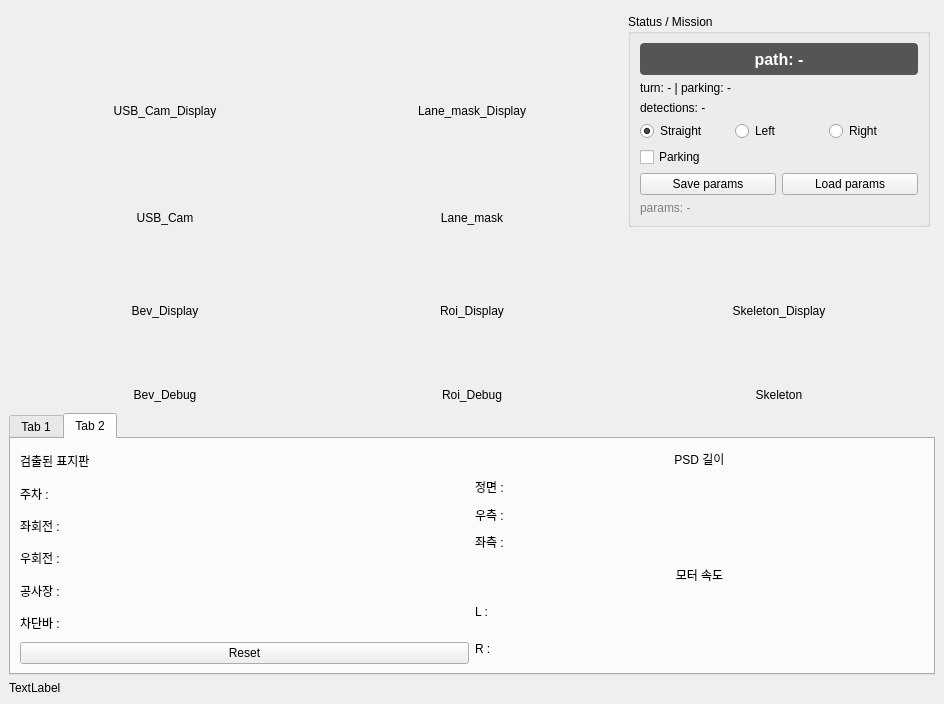
<?xml version="1.0" encoding="UTF-8"?>
<ui version="4.0">
 <class>MainWindowDesign</class>
 <widget class="QMainWindow" name="MainWindowDesign">
  <property name="geometry">
   <rect>
    <x>0</x>
    <y>0</y>
    <width>944</width>
    <height>704</height>
   </rect>
  </property>
  <property name="windowTitle">
   <string>QRosApp</string>
  </property>
  <property name="windowIcon">
   <iconset resource="../resources/images.qrc">
    <normaloff>:/images/icon.png</normaloff>:/images/icon.png</iconset>
  </property>
  <property name="locale">
   <locale language="English" country="Australia"/>
  </property>
  <widget class="QWidget" name="centralwidget">
   <layout class="QGridLayout" name="gridLayout_22">
    <item row="0" column="0">
     <layout class="QGridLayout" name="gridLayout_10" rowstretch="10,0,0">
      <item row="0" column="0">
       <layout class="QGridLayout" name="gridLayout_7">
        <property name="leftMargin">
         <number>5</number>
        </property>
        <property name="topMargin">
         <number>5</number>
        </property>
        <property name="rightMargin">
         <number>5</number>
        </property>
        <property name="bottomMargin">
         <number>5</number>
        </property>
        <property name="horizontalSpacing">
         <number>5</number>
        </property>
        <item row="0" column="0">
         <layout class="QGridLayout" name="gridLayout" rowstretch="10,1">
          <item row="0" column="0">
           <widget class="QLabel" name="displayUsb">
            <property name="text">
             <string>USB_Cam_Display</string>
            </property>
            <property name="alignment">
             <set>Qt::AlignmentFlag::AlignCenter</set>
            </property>
           </widget>
          </item>
          <item row="1" column="0">
           <widget class="QLabel" name="labelUsb">
            <property name="text">
             <string>USB_Cam</string>
            </property>
            <property name="alignment">
             <set>Qt::AlignmentFlag::AlignCenter</set>
            </property>
           </widget>
          </item>
         </layout>
        </item>
        <item row="0" column="1">
         <layout class="QGridLayout" name="gridLayout_2" rowstretch="10,1">
          <item row="0" column="0">
           <widget class="QLabel" name="displayMask">
            <property name="text">
             <string>Lane_mask_Display</string>
            </property>
            <property name="alignment">
             <set>Qt::AlignmentFlag::AlignCenter</set>
            </property>
           </widget>
          </item>
          <item row="1" column="0">
           <widget class="QLabel" name="labelMask">
            <property name="text">
             <string>Lane_mask</string>
            </property>
            <property name="alignment">
             <set>Qt::AlignmentFlag::AlignCenter</set>
            </property>
           </widget>
          </item>
         </layout>
        </item>
        <item row="0" column="2">
         <widget class="QGroupBox" name="groupStatus">
          <property name="title">
           <string>Status / Mission</string>
          </property>
          <layout class="QVBoxLayout" name="verticalLayoutStatus">
           <item>
            <widget class="QLabel" name="labelPathSource">
             <property name="minimumSize">
              <size>
               <width>0</width>
               <height>32</height>
              </size>
             </property>
             <property name="styleSheet">
              <string>font-size: 16px; font-weight: bold; border-radius: 4px; background: #555; color: white;</string>
             </property>
             <property name="text">
              <string>path: -</string>
             </property>
             <property name="alignment">
              <set>Qt::AlignmentFlag::AlignCenter</set>
             </property>
            </widget>
           </item>
           <item>
            <widget class="QLabel" name="labelMission">
             <property name="text">
              <string>turn: - | parking: -</string>
             </property>
            </widget>
           </item>
           <item>
            <widget class="QLabel" name="labelDetections">
             <property name="sizePolicy">
              <sizepolicy hsizetype="Preferred" vsizetype="Expanding">
               <horstretch>0</horstretch>
               <verstretch>1</verstretch>
              </sizepolicy>
             </property>
             <property name="text">
              <string>detections: -</string>
             </property>
             <property name="alignment">
              <set>Qt::AlignmentFlag::AlignLeading|Qt::AlignmentFlag::AlignLeft|Qt::AlignmentFlag::AlignTop</set>
             </property>
             <property name="wordWrap">
              <bool>true</bool>
             </property>
            </widget>
           </item>
           <item>
            <layout class="QHBoxLayout" name="horizontalLayoutTurn">
             <item>
              <widget class="QRadioButton" name="radioTurnStraight">
               <property name="text">
                <string>Straight</string>
               </property>
               <property name="checked">
                <bool>true</bool>
               </property>
              </widget>
             </item>
             <item>
              <widget class="QRadioButton" name="radioTurnLeft">
               <property name="text">
                <string>Left</string>
               </property>
              </widget>
             </item>
             <item>
              <widget class="QRadioButton" name="radioTurnRight">
               <property name="text">
                <string>Right</string>
               </property>
              </widget>
             </item>
            </layout>
           </item>
           <item>
            <widget class="QCheckBox" name="checkParking">
             <property name="text">
              <string>Parking</string>
             </property>
            </widget>
           </item>
           <item>
            <layout class="QHBoxLayout" name="horizontalLayoutParams">
             <item>
              <widget class="QPushButton" name="btnSaveParams">
               <property name="text">
                <string>Save params</string>
               </property>
              </widget>
             </item>
             <item>
              <widget class="QPushButton" name="btnLoadParams">
               <property name="text">
                <string>Load params</string>
               </property>
              </widget>
             </item>
            </layout>
           </item>
           <item>
            <widget class="QLabel" name="labelParamFile">
             <property name="styleSheet">
              <string>color: gray;</string>
             </property>
             <property name="text">
              <string>params: -</string>
             </property>
            </widget>
           </item>
          </layout>
         </widget>
        </item>
        <item row="1" column="0">
         <layout class="QGridLayout" name="gridLayout_4" rowstretch="10,0">
          <item row="0" column="0">
           <widget class="QLabel" name="displayBev">
            <property name="text">
             <string>Bev_Display</string>
            </property>
            <property name="alignment">
             <set>Qt::AlignmentFlag::AlignCenter</set>
            </property>
           </widget>
          </item>
          <item row="1" column="0">
           <widget class="QLabel" name="labelDisplay_4">
            <property name="text">
             <string>Bev_Debug</string>
            </property>
            <property name="alignment">
             <set>Qt::AlignmentFlag::AlignCenter</set>
            </property>
           </widget>
          </item>
         </layout>
        </item>
        <item row="1" column="1">
         <layout class="QGridLayout" name="gridLayout_5" rowstretch="10,0">
          <item row="1" column="0">
           <widget class="QLabel" name="labelDisplay_5">
            <property name="text">
             <string>Roi_Debug</string>
            </property>
            <property name="alignment">
             <set>Qt::AlignmentFlag::AlignCenter</set>
            </property>
           </widget>
          </item>
          <item row="0" column="0">
           <widget class="QLabel" name="displayRoi">
            <property name="text">
             <string>Roi_Display</string>
            </property>
            <property name="alignment">
             <set>Qt::AlignmentFlag::AlignCenter</set>
            </property>
           </widget>
          </item>
         </layout>
        </item>
        <item row="1" column="2">
         <layout class="QGridLayout" name="gridLayout_6" rowstretch="10,0">
          <item row="0" column="0">
           <widget class="QLabel" name="displaySkel">
            <property name="text">
             <string>Skeleton_Display</string>
            </property>
            <property name="alignment">
             <set>Qt::AlignmentFlag::AlignCenter</set>
            </property>
           </widget>
          </item>
          <item row="1" column="0">
           <widget class="QLabel" name="labelDisplay_6">
            <property name="text">
             <string>Skeleton</string>
            </property>
            <property name="alignment">
             <set>Qt::AlignmentFlag::AlignCenter</set>
            </property>
           </widget>
          </item>
         </layout>
        </item>
       </layout>
      </item>
      <item row="2" column="0">
       <widget class="QLabel" name="display_enther">
        <property name="text">
         <string>TextLabel</string>
        </property>
       </widget>
      </item>
      <item row="1" column="0">
       <widget class="QTabWidget" name="tabWidget">
        <property name="currentIndex">
         <number>1</number>
        </property>
        <widget class="QWidget" name="tab">
         <attribute name="title">
          <string>Tab 1</string>
         </attribute>
         <layout class="QGridLayout" name="gridLayout_3">
          <item row="0" column="0">
           <layout class="QGridLayout" name="gridLayout_9" columnstretch="1,8">
            <item row="0" column="0">
             <layout class="QVBoxLayout" name="verticalLayout">
              <item>
               <widget class="QRadioButton" name="radioBtnWhiteLine">
                <property name="text">
                 <string>White_line</string>
                </property>
               </widget>
              </item>
              <item>
               <widget class="QRadioButton" name="radioBtnYellowLine">
                <property name="text">
                 <string>Yellow_line</string>
                </property>
               </widget>
              </item>
              <item>
               <widget class="QRadioButton" name="radioBtn1">
                <property name="text">
                 <string>but1</string>
                </property>
               </widget>
              </item>
              <item>
               <widget class="QRadioButton" name="radioBtn2">
                <property name="text">
                 <string>but2</string>
                </property>
               </widget>
              </item>
             </layout>
            </item>
            <item row="0" column="1">
             <layout class="QGridLayout" name="gridLayout_8">
              <item row="2" column="0">
               <widget class="QLabel" name="textLabelLow">
                <property name="text">
                 <string>Low</string>
                </property>
               </widget>
              </item>
              <item row="1" column="6">
               <widget class="QLabel" name="dispaly_Value_High">
                <property name="minimumSize">
                 <size>
                  <width>40</width>
                  <height>0</height>
                 </size>
                </property>
                <property name="text">
                 <string>000</string>
                </property>
                <property name="alignment">
                 <set>Qt::AlignmentFlag::AlignLeading|Qt::AlignmentFlag::AlignLeft|Qt::AlignmentFlag::AlignVCenter</set>
                </property>
               </widget>
              </item>
              <item row="0" column="3">
               <widget class="QLabel" name="textLabelSaturation">
                <property name="text">
                 <string>Saturation</string>
                </property>
                <property name="alignment">
                 <set>Qt::AlignmentFlag::AlignCenter</set>
                </property>
               </widget>
              </item>
              <item row="0" column="1">
               <widget class="QLabel" name="textLabelHue">
                <property name="text">
                 <string>Hue</string>
                </property>
                <property name="alignment">
                 <set>Qt::AlignmentFlag::AlignCenter</set>
                </property>
               </widget>
              </item>
              <item row="0" column="5">
               <widget class="QLabel" name="textLabelValue">
                <property name="text">
                 <string>Value</string>
                </property>
                <property name="alignment">
                 <set>Qt::AlignmentFlag::AlignCenter</set>
                </property>
               </widget>
              </item>
              <item row="1" column="3">
               <widget class="QSlider" name="sliderSaturationHigh">
                <property name="maximum">
                 <number>255</number>
                </property>
                <property name="orientation">
                 <enum>Qt::Orientation::Horizontal</enum>
                </property>
               </widget>
              </item>
              <item row="0" column="4">
               <widget class="QWidget" name="emptyWidget_3" native="true"/>
              </item>
              <item row="2" column="3">
               <widget class="QSlider" name="sliderSaturationLow">
                <property name="maximum">
                 <number>255</number>
                </property>
                <property name="orientation">
                 <enum>Qt::Orientation::Horizontal</enum>
                </property>
               </widget>
              </item>
              <item row="1" column="4">
               <widget class="QLabel" name="dispaly_Saturation_High">
                <property name="minimumSize">
                 <size>
                  <width>40</width>
                  <height>0</height>
                 </size>
                </property>
                <property name="text">
                 <string>000</string>
                </property>
                <property name="alignment">
                 <set>Qt::AlignmentFlag::AlignLeading|Qt::AlignmentFlag::AlignLeft|Qt::AlignmentFlag::AlignVCenter</set>
                </property>
               </widget>
              </item>
              <item row="1" column="2">
               <widget class="QLabel" name="dispaly_Hue_High">
                <property name="minimumSize">
                 <size>
                  <width>40</width>
                  <height>0</height>
                 </size>
                </property>
                <property name="text">
                 <string>000</string>
                </property>
                <property name="alignment">
                 <set>Qt::AlignmentFlag::AlignLeading|Qt::AlignmentFlag::AlignLeft|Qt::AlignmentFlag::AlignVCenter</set>
                </property>
               </widget>
              </item>
              <item row="2" column="6">
               <widget class="QLabel" name="dispaly_Value_Low">
                <property name="minimumSize">
                 <size>
                  <width>40</width>
                  <height>0</height>
                 </size>
                </property>
                <property name="text">
                 <string>000</string>
                </property>
                <property name="alignment">
                 <set>Qt::AlignmentFlag::AlignLeading|Qt::AlignmentFlag::AlignLeft|Qt::AlignmentFlag::AlignVCenter</set>
                </property>
               </widget>
              </item>
              <item row="0" column="0">
               <widget class="QWidget" name="emptyWidget_1" native="true"/>
              </item>
              <item row="2" column="5">
               <widget class="QSlider" name="sliderValueLow">
                <property name="maximum">
                 <number>255</number>
                </property>
                <property name="orientation">
                 <enum>Qt::Orientation::Horizontal</enum>
                </property>
               </widget>
              </item>
              <item row="0" column="6">
               <widget class="QWidget" name="emptyWidget_4" native="true"/>
              </item>
              <item row="1" column="5">
               <widget class="QSlider" name="sliderValueHigh">
                <property name="maximum">
                 <number>255</number>
                </property>
                <property name="orientation">
                 <enum>Qt::Orientation::Horizontal</enum>
                </property>
               </widget>
              </item>
              <item row="2" column="1">
               <widget class="QSlider" name="sliderHueLow">
                <property name="maximum">
                 <number>179</number>
                </property>
                <property name="orientation">
                 <enum>Qt::Orientation::Horizontal</enum>
                </property>
               </widget>
              </item>
              <item row="2" column="4">
               <widget class="QLabel" name="dispaly_Saturation_Low">
                <property name="minimumSize">
                 <size>
                  <width>40</width>
                  <height>0</height>
                 </size>
                </property>
                <property name="text">
                 <string>000</string>
                </property>
                <property name="alignment">
                 <set>Qt::AlignmentFlag::AlignLeading|Qt::AlignmentFlag::AlignLeft|Qt::AlignmentFlag::AlignVCenter</set>
                </property>
               </widget>
              </item>
              <item row="1" column="1">
               <widget class="QSlider" name="sliderHueHigh">
                <property name="maximum">
                 <number>179</number>
                </property>
                <property name="orientation">
                 <enum>Qt::Orientation::Horizontal</enum>
                </property>
               </widget>
              </item>
              <item row="1" column="0">
               <widget class="QLabel" name="textLabelHigh">
                <property name="text">
                 <string>High</string>
                </property>
               </widget>
              </item>
              <item row="0" column="2">
               <widget class="QWidget" name="emptyWidget_2" native="true"/>
              </item>
              <item row="2" column="2">
               <widget class="QLabel" name="dispaly_Hue_Low">
                <property name="minimumSize">
                 <size>
                  <width>40</width>
                  <height>0</height>
                 </size>
                </property>
                <property name="text">
                 <string>000</string>
                </property>
                <property name="alignment">
                 <set>Qt::AlignmentFlag::AlignLeading|Qt::AlignmentFlag::AlignLeft|Qt::AlignmentFlag::AlignVCenter</set>
                </property>
               </widget>
              </item>
             </layout>
            </item>
           </layout>
          </item>
          <item row="1" column="0">
           <layout class="QGridLayout" name="gridLayout_15" columnstretch="1,8,0">
            <item row="0" column="0">
             <layout class="QVBoxLayout" name="verticalLayout_2">
              <item>
               <layout class="QGridLayout" name="gridLayout_12" columnstretch="5,3">
                <item row="0" column="1">
                 <widget class="QSpinBox" name="spinMorphOpen">
                  <property name="minimum">
                   <number>1</number>
                  </property>
                  <property name="maximum">
                   <number>15</number>
                  </property>
                  <property name="singleStep">
                   <number>2</number>
                  </property>
                 </widget>
                </item>
                <item row="0" column="0">
                 <widget class="QLabel" name="textLabelMorphOpen">
                  <property name="text">
                   <string>morph : open</string>
                  </property>
                  <property name="alignment">
                   <set>Qt::AlignmentFlag::AlignCenter</set>
                  </property>
                 </widget>
                </item>
               </layout>
              </item>
              <item>
               <layout class="QGridLayout" name="gridLayout_13" columnstretch="5,3">
                <item row="0" column="0">
                 <widget class="QLabel" name="textLabelMorphClose">
                  <property name="text">
                   <string>morph : close</string>
                  </property>
                  <property name="alignment">
                   <set>Qt::AlignmentFlag::AlignCenter</set>
                  </property>
                 </widget>
                </item>
                <item row="0" column="1">
                 <widget class="QSpinBox" name="spinMorphClose">
                  <property name="minimum">
                   <number>1</number>
                  </property>
                  <property name="maximum">
                   <number>31</number>
                  </property>
                  <property name="singleStep">
                   <number>2</number>
                  </property>
                 </widget>
                </item>
               </layout>
              </item>
              <item>
               <layout class="QGridLayout" name="gridLayout_14" columnstretch="5,3,0">
                <item row="0" column="2">
                 <widget class="QSpinBox" name="spinMinArea">
                  <property name="minimum">
                   <number>0</number>
                  </property>
                  <property name="maximum">
                   <number>5000</number>
                  </property>
                  <property name="singleStep">
                   <number>1</number>
                  </property>
                 </widget>
                </item>
                <item row="0" column="1">
                 <widget class="QLabel" name="textLabelMorphArea">
                  <property name="text">
                   <string>morph : area</string>
                  </property>
                  <property name="alignment">
                   <set>Qt::AlignmentFlag::AlignCenter</set>
                  </property>
                 </widget>
                </item>
               </layout>
              </item>
             </layout>
            </item>
            <item row="0" column="1">
             <layout class="QGridLayout" name="gridLayout_11">
              <item row="0" column="6">
               <widget class="QWidget" name="emptyWidget_8" native="true"/>
              </item>
              <item row="0" column="5">
               <widget class="QLabel" name="textLabelValue_2">
                <property name="text">
                 <string>NULL</string>
                </property>
                <property name="alignment">
                 <set>Qt::AlignmentFlag::AlignCenter</set>
                </property>
               </widget>
              </item>
              <item row="0" column="4">
               <widget class="QWidget" name="emptyWidget_7" native="true"/>
              </item>
              <item row="0" column="0">
               <widget class="QWidget" name="emptyWidget_5" native="true"/>
              </item>
              <item row="1" column="4">
               <widget class="QLabel" name="dispaly_Bev_Top_W">
                <property name="minimumSize">
                 <size>
                  <width>40</width>
                  <height>0</height>
                 </size>
                </property>
                <property name="text">
                 <string>000</string>
                </property>
                <property name="alignment">
                 <set>Qt::AlignmentFlag::AlignLeading|Qt::AlignmentFlag::AlignLeft|Qt::AlignmentFlag::AlignVCenter</set>
                </property>
               </widget>
              </item>
              <item row="1" column="0">
               <widget class="QLabel" name="textLabelBev_Top">
                <property name="text">
                 <string>Top</string>
                </property>
               </widget>
              </item>
              <item row="1" column="3">
               <widget class="QSlider" name="sliderBevTopW">
                <property name="maximum">
                 <number>100</number>
                </property>
                <property name="orientation">
                 <enum>Qt::Orientation::Horizontal</enum>
                </property>
               </widget>
              </item>
              <item row="0" column="2">
               <widget class="QWidget" name="emptyWidget_6" native="true"/>
              </item>
              <item row="0" column="3">
               <widget class="QLabel" name="textLabelSaturation_2">
                <property name="text">
                 <string>Bev_W</string>
                </property>
                <property name="alignment">
                 <set>Qt::AlignmentFlag::AlignCenter</set>
                </property>
               </widget>
              </item>
              <item row="2" column="0">
               <widget class="QLabel" name="textLabelBev_Bot">
                <property name="text">
                 <string>Bot</string>
                </property>
               </widget>
              </item>
              <item row="2" column="3">
               <widget class="QSlider" name="sliderBevBotW">
                <property name="maximum">
                 <number>100</number>
                </property>
                <property name="orientation">
                 <enum>Qt::Orientation::Horizontal</enum>
                </property>
               </widget>
              </item>
              <item row="2" column="1">
               <widget class="QSlider" name="sliderBevBotY">
                <property name="maximum">
                 <number>100</number>
                </property>
                <property name="orientation">
                 <enum>Qt::Orientation::Horizontal</enum>
                </property>
               </widget>
              </item>
              <item row="2" column="5">
               <widget class="QSlider" name="NULL_Slider2">
                <property name="maximum">
                 <number>255</number>
                </property>
                <property name="orientation">
                 <enum>Qt::Orientation::Horizontal</enum>
                </property>
               </widget>
              </item>
              <item row="1" column="1">
               <widget class="QSlider" name="sliderBevTopY">
                <property name="maximum">
                 <number>100</number>
                </property>
                <property name="orientation">
                 <enum>Qt::Orientation::Horizontal</enum>
                </property>
               </widget>
              </item>
              <item row="2" column="6">
               <widget class="QLabel" name="NULL_display2">
                <property name="minimumSize">
                 <size>
                  <width>40</width>
                  <height>0</height>
                 </size>
                </property>
                <property name="text">
                 <string>000</string>
                </property>
                <property name="alignment">
                 <set>Qt::AlignmentFlag::AlignLeading|Qt::AlignmentFlag::AlignLeft|Qt::AlignmentFlag::AlignVCenter</set>
                </property>
               </widget>
              </item>
              <item row="2" column="4">
               <widget class="QLabel" name="dispaly_Bev_Bot_W">
                <property name="minimumSize">
                 <size>
                  <width>40</width>
                  <height>0</height>
                 </size>
                </property>
                <property name="text">
                 <string>000</string>
                </property>
                <property name="alignment">
                 <set>Qt::AlignmentFlag::AlignLeading|Qt::AlignmentFlag::AlignLeft|Qt::AlignmentFlag::AlignVCenter</set>
                </property>
               </widget>
              </item>
              <item row="0" column="1">
               <widget class="QLabel" name="textLabelBev_Y">
                <property name="text">
                 <string>Bev_Y</string>
                </property>
                <property name="alignment">
                 <set>Qt::AlignmentFlag::AlignCenter</set>
                </property>
               </widget>
              </item>
              <item row="2" column="2">
               <widget class="QLabel" name="dispaly_Bev_Bot_Y">
                <property name="minimumSize">
                 <size>
                  <width>40</width>
                  <height>0</height>
                 </size>
                </property>
                <property name="text">
                 <string>000</string>
                </property>
                <property name="alignment">
                 <set>Qt::AlignmentFlag::AlignLeading|Qt::AlignmentFlag::AlignLeft|Qt::AlignmentFlag::AlignVCenter</set>
                </property>
               </widget>
              </item>
              <item row="1" column="5">
               <widget class="QSlider" name="NULL_Slider1">
                <property name="maximum">
                 <number>255</number>
                </property>
                <property name="orientation">
                 <enum>Qt::Orientation::Horizontal</enum>
                </property>
               </widget>
              </item>
              <item row="1" column="6">
               <widget class="QLabel" name="NULL_display1">
                <property name="minimumSize">
                 <size>
                  <width>40</width>
                  <height>0</height>
                 </size>
                </property>
                <property name="text">
                 <string>000</string>
                </property>
                <property name="alignment">
                 <set>Qt::AlignmentFlag::AlignLeading|Qt::AlignmentFlag::AlignLeft|Qt::AlignmentFlag::AlignVCenter</set>
                </property>
               </widget>
              </item>
              <item row="1" column="2">
               <widget class="QLabel" name="dispaly_Bev_Top_Y">
                <property name="minimumSize">
                 <size>
                  <width>40</width>
                  <height>0</height>
                 </size>
                </property>
                <property name="text">
                 <string>000</string>
                </property>
                <property name="alignment">
                 <set>Qt::AlignmentFlag::AlignLeading|Qt::AlignmentFlag::AlignLeft|Qt::AlignmentFlag::AlignVCenter</set>
                </property>
               </widget>
              </item>
             </layout>
            </item>
            <item row="0" column="2">
             <layout class="QVBoxLayout" name="verticalLayout_3">
              <item>
               <layout class="QGridLayout" name="gridLayout_17" columnstretch="5,3">
                <item row="0" column="0">
                 <widget class="QLabel" name="textLabelSkel2">
                  <property name="text">
                   <string>SealLen</string>
                  </property>
                  <property name="alignment">
                   <set>Qt::AlignmentFlag::AlignCenter</set>
                  </property>
                 </widget>
                </item>
                <item row="0" column="1">
                 <widget class="QSpinBox" name="spinSkelSealLen">
                  <property name="minimum">
                   <number>1</number>
                  </property>
                  <property name="maximum">
                   <number>31</number>
                  </property>
                  <property name="singleStep">
                   <number>1</number>
                  </property>
                 </widget>
                </item>
               </layout>
              </item>
              <item>
               <layout class="QGridLayout" name="gridLayout_16" columnstretch="5,3">
                <item row="0" column="1">
                 <widget class="QSpinBox" name="spinSkelLaneW">
                  <property name="minimum">
                   <number>1</number>
                  </property>
                  <property name="maximum">
                   <number>15</number>
                  </property>
                  <property name="singleStep">
                   <number>1</number>
                  </property>
                 </widget>
                </item>
                <item row="0" column="0">
                 <widget class="QLabel" name="textLabelSkel1">
                  <property name="text">
                   <string>LaneW(px)</string>
                  </property>
                  <property name="alignment">
                   <set>Qt::AlignmentFlag::AlignCenter</set>
                  </property>
                 </widget>
                </item>
               </layout>
              </item>
              <item>
               <layout class="QGridLayout" name="gridLayout_18" columnstretch="0,0">
                <item row="0" column="0">
                 <widget class="QLabel" name="textLabelSkel3">
                  <property name="text">
                   <string>PruneLen</string>
                  </property>
                  <property name="alignment">
                   <set>Qt::AlignmentFlag::AlignCenter</set>
                  </property>
                 </widget>
                </item>
                <item row="0" column="1">
                 <widget class="QSpinBox" name="spinSkelPruneLen">
                  <property name="minimum">
                   <number>0</number>
                  </property>
                  <property name="maximum">
                   <number>5000</number>
                  </property>
                  <property name="singleStep">
                   <number>1</number>
                  </property>
                 </widget>
                </item>
               </layout>
              </item>
              <item>
               <layout class="QGridLayout" name="gridLayout_19" columnstretch="5,3">
                <item row="0" column="0">
                 <widget class="QLabel" name="textLabelSkel4">
                  <property name="text">
                   <string>DashLen</string>
                  </property>
                  <property name="alignment">
                   <set>Qt::AlignmentFlag::AlignCenter</set>
                  </property>
                 </widget>
                </item>
                <item row="0" column="1">
                 <widget class="QSpinBox" name="spinSkelDashLen">
                  <property name="minimum">
                   <number>0</number>
                  </property>
                  <property name="maximum">
                   <number>5000</number>
                  </property>
                  <property name="singleStep">
                   <number>1</number>
                  </property>
                 </widget>
                </item>
               </layout>
              </item>
             </layout>
            </item>
           </layout>
          </item>
         </layout>
        </widget>
        <widget class="QWidget" name="tab_2">
         <attribute name="title">
          <string>Tab 2</string>
         </attribute>
         <layout class="QGridLayout" name="gridLayout_21">
          <item row="0" column="0">
           <layout class="QGridLayout" name="gridLayout_20">
            <item row="0" column="0" rowspan="2">
             <layout class="QVBoxLayout" name="verticalLayout_4">
              <item>
               <widget class="QLabel" name="signsLabel">
                <property name="text">
                 <string>검출된 표지판</string>
                </property>
               </widget>
              </item>
              <item>
               <widget class="QLabel" name="signs_ParkingLabel">
                <property name="text">
                 <string>주차 : </string>
                </property>
               </widget>
              </item>
              <item>
               <widget class="QLabel" name="signs_LeftLabel">
                <property name="text">
                 <string>좌회전 : </string>
                </property>
               </widget>
              </item>
              <item>
               <widget class="QLabel" name="signs_RightLabel">
                <property name="text">
                 <string>우회전 : </string>
                </property>
               </widget>
              </item>
              <item>
               <widget class="QLabel" name="signs_ConstructionLabel">
                <property name="text">
                 <string>공사장 : </string>
                </property>
               </widget>
              </item>
              <item>
               <widget class="QLabel" name="signs_BarrierStatusLabel">
                <property name="text">
                 <string>차단바 : </string>
                </property>
               </widget>
              </item>
              <item>
               <widget class="QPushButton" name="signsResetButton">
                <property name="text">
                 <string>Reset</string>
                </property>
               </widget>
              </item>
             </layout>
            </item>
            <item row="0" column="1">
             <layout class="QVBoxLayout" name="verticalLayout_5">
              <item>
               <widget class="QLabel" name="psdLabel">
                <property name="text">
                 <string>PSD 길이</string>
                </property>
                <property name="alignment">
                 <set>Qt::AlignmentFlag::AlignCenter</set>
                </property>
               </widget>
              </item>
              <item>
               <widget class="QLabel" name="frontPSDLabel">
                <property name="text">
                 <string>정면 : </string>
                </property>
               </widget>
              </item>
              <item>
               <widget class="QLabel" name="rightPSDLabel_2">
                <property name="text">
                 <string>우측 : </string>
                </property>
               </widget>
              </item>
              <item>
               <widget class="QLabel" name="leftPSDLabel_3">
                <property name="text">
                 <string>좌측 : </string>
                </property>
               </widget>
              </item>
             </layout>
            </item>
            <item row="1" column="1">
             <layout class="QVBoxLayout" name="verticalLayout_6">
              <item>
               <widget class="QLabel" name="moterStatusLabel">
                <property name="text">
                 <string>모터 속도</string>
                </property>
                <property name="alignment">
                 <set>Qt::AlignmentFlag::AlignCenter</set>
                </property>
               </widget>
              </item>
              <item>
               <widget class="QLabel" name="moterL_speedLabel">
                <property name="text">
                 <string>L : </string>
                </property>
               </widget>
              </item>
              <item>
               <widget class="QLabel" name="moterR_speedLabel">
                <property name="text">
                 <string>R : </string>
                </property>
               </widget>
              </item>
             </layout>
            </item>
           </layout>
          </item>
         </layout>
        </widget>
       </widget>
      </item>
     </layout>
    </item>
   </layout>
  </widget>
  <action name="action_Quit">
   <property name="text">
    <string>&amp;Quit</string>
   </property>
   <property name="shortcut">
    <string>Ctrl+Q</string>
   </property>
   <property name="shortcutContext">
    <enum>Qt::ShortcutContext::ApplicationShortcut</enum>
   </property>
  </action>
  <action name="action_Preferences">
   <property name="text">
    <string>&amp;Preferences</string>
   </property>
  </action>
  <action name="actionAbout">
   <property name="text">
    <string>&amp;About</string>
   </property>
  </action>
  <action name="actionAbout_Qt">
   <property name="text">
    <string>About &amp;Qt</string>
   </property>
  </action>
 </widget>
 <resources>
  <include location="../resources/images.qrc"/>
 </resources>
 <connections>
  <connection>
   <sender>action_Quit</sender>
   <signal>triggered()</signal>
   <receiver>MainWindowDesign</receiver>
   <slot>close()</slot>
   <hints>
    <hint type="sourcelabel">
     <x>-1</x>
     <y>-1</y>
    </hint>
    <hint type="destinationlabel">
     <x>399</x>
     <y>299</y>
    </hint>
   </hints>
  </connection>
 </connections>
</ui>
